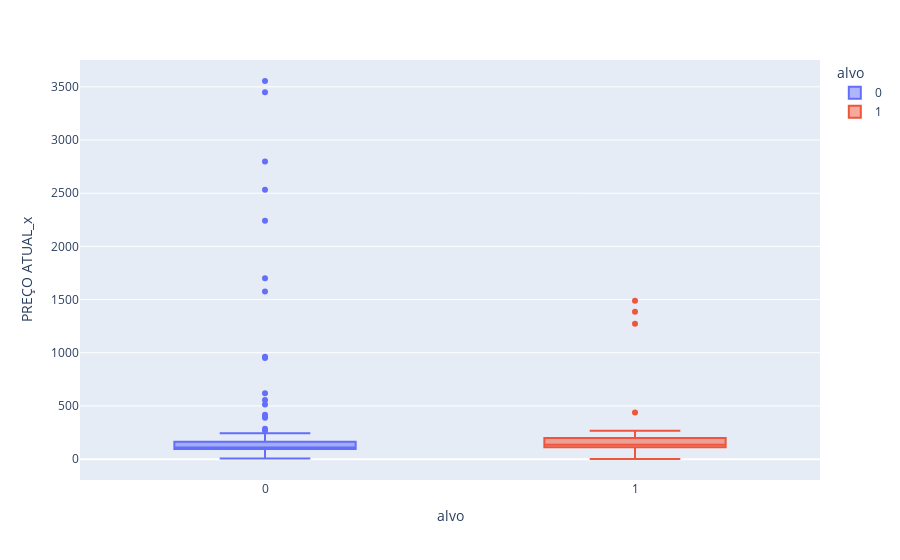

The code cell stored with this chart in its notebook:
### Markdown cell above
## Preço atual dos FIIs

### Code cell
px.box(dfjoin,x='alvo',y='PREÇO ATUAL_x',color='alvo')

### Figure 1 — Plotly figure (JSON) as saved in the notebook; plotly's stock layout.template omitted (floating-point values rounded to 4 significant figures)
{"data": [{"alignmentgroup": "True", "hovertemplate": "alvo=%{x}<br>PREÇO ATUAL_x=%{y}<extra></extra>", "legendgroup": "0", "marker": {"color": "#636efa"}, "name": "0", "notched": false, "offsetgroup": "0", "orientation": "v", "showlegend": true, "type": "box", "x": [0, 0, 0, 0, 0, 0, 0, 0, 0, 0, 0, 0, 0, 0, 0, 0, 0, 0, 0, 0, 0, 0, 0, 0, 0, 0, 0, 0, 0, 0, 0, 0, 0, 0, 0, 0, 0, 0, 0, 0, 0, 0, 0, 0, 0, 0, 0, 0, 0, 0, 0, 0, 0, 0, 0, 0, 0, 0, 0, 0, 0, 0, 0, 0, 0, 0, 0, 0, 0, 0, 0, 0, 0, 0, 0, 0, 0, 0, 0, 0, 0, 0, 0, 0, 0, 0, 0, 0, 0, 0, 0, 0, 0, 0, 0, 0, 0, 0, 0, 0, 0, 0, 0, 0, 0, 0, 0, 0, 0, 0, 0, 0, 0, 0, 0, 0, 0, 0, 0, 0, 0, 0, 0, 0, 0], "x0": " ", "xaxis": "x", "y": [101.3, 1575, 118.7, 109, 2799.0, 157.5, 62.19, 103.7, 168.7, 122.8, 95, 111.3, 99.5, 100.4, 88.19, 91.49, 84.95, 110.2, 96, 59.8, 101.5, 2533.0, 390, 620.0, 514.0, 172.0, 48, 266.9, 3555.0, 125.6, 115, 71.9, 556.0, 6.21, 5.12, 111, 401, 186.9, 110.9, 1700, 109.9, 285.9, 119, 103.0, 180.5, 198.7, 167.8, 243.0, 112.2, 191.2, 95.7, 90.66, 114.6, 130.1, 103.9, 114.3, 115.4, 6.51, 174.8, 106.9, 2240, 125.4, 110.4, 11.49, null, 179.2, 94.5, 96.4, 109.5, 109, 25.9, 126.5, 57.99, 108, 3450, 418, 87, 22, 107.8, 73.86, 170, 94, 54.3, 103.7, 116.5, 88, 105.5, 119, 144, 42.5, 222, 63.11, 89.34, 105.0, 962, 97.5, 131.9, 98.08, 13.6, 115.2, 101, 950, 98.6, 100.8, 170.5, 141.5, 148.5, 215, 103.4, 103.4, 106.2, 103.0, 134, 138.8, 108, 81.67, 129.0, 107.8, 103, 74, 104.8, 140.5, 128, 124, 11.45], "y0": " ", "yaxis": "y"}, {"alignmentgroup": "True", "hovertemplate": "alvo=%{x}<br>PREÇO ATUAL_x=%{y}<extra></extra>", "legendgroup": "1", "marker": {"color": "#EF553B"}, "name": "1", "notched": false, "offsetgroup": "1", "orientation": "v", "showlegend": true, "type": "box", "x": [1, 1, 1, 1, 1, 1, 1, 1, 1, 1, 1, 1, 1, 1, 1, 1, 1, 1, 1, 1, 1, 1, 1, 1, 1, 1], "x0": " ", "xaxis": "x", "y": [126.5, 136.9, 128.2, 14.5, 1.23, 1385.0, 267, 190.8, 198.2, 1490, 90.1, 144.5, 138.6, 117.5, 108.8, 438.0, 139.7, 132.0, 138.0, 124.5, 124.1, 1272, 244, 12.8, 112.8, 70.2], "y0": " ", "yaxis": "y"}], "layout": {"boxmode": "overlay", "legend": {"title": {"text": "alvo"}, "tracegroupgap": 0}, "margin": {"t": 60}, "xaxis": {"anchor": "y", "categoryarray": [0, 1], "categoryorder": "array", "domain": [0, 1], "title": {"text": "alvo"}}, "yaxis": {"anchor": "x", "domain": [0, 1], "title": {"text": "PREÇO ATUAL_x"}}}}
